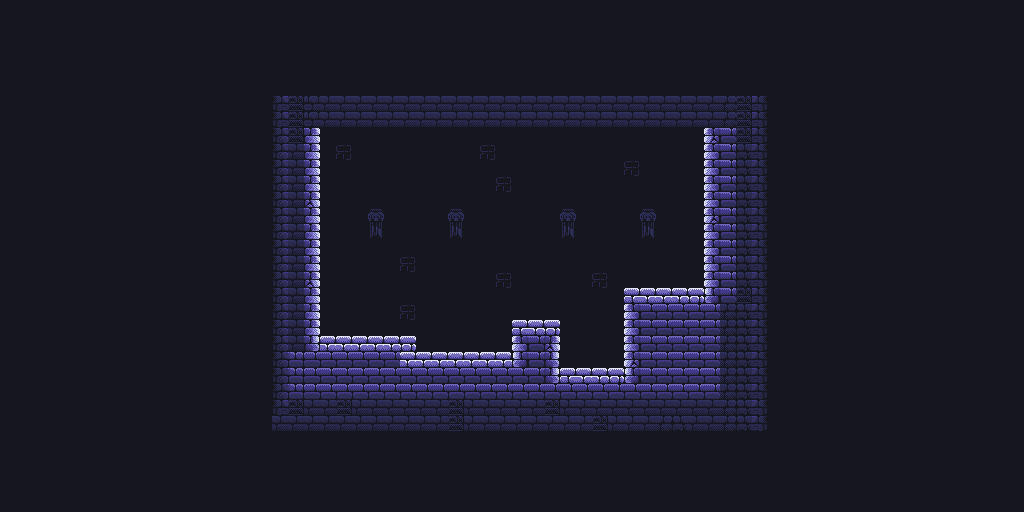

Rendered tile map (Tiled .tmx) drawn with the repository's tilesets; below, a short description and the full map source, tile grids included:
An orthogonal 64x32 tile map with 16x16 px tiles, 1 tile layer (Tile Layer 1) and 9 objects.

<map version="1.10" tiledversion="1.11.2" orientation="orthogonal" renderorder="right-down" width="64" height="32" tilewidth="16" tileheight="16" infinite="0" nextlayerid="3" nextobjectid="15">
 <tileset firstgid="1" source="StatueCatsTileset.tsx" />
 <layer id="1" name="Tile Layer 1" width="64" height="32">
  <data encoding="csv">
10,10,10,10,10,10,10,10,10,10,10,10,10,10,10,10,10,10,10,10,10,10,10,10,10,10,10,10,10,10,10,10,10,10,10,10,10,10,10,10,10,10,10,10,10,10,10,10,10,10,10,10,10,10,10,10,10,10,10,10,10,10,10,10,
10,10,10,10,10,10,10,10,10,10,10,10,10,10,10,10,10,10,10,10,10,10,10,10,10,10,10,10,10,10,10,10,10,10,10,10,10,10,10,10,10,10,10,10,10,10,10,10,10,10,10,10,10,10,10,10,10,10,10,10,10,10,10,10,
10,10,10,10,10,10,10,10,10,10,10,10,10,10,10,10,10,10,10,10,10,10,10,10,10,10,10,10,10,10,10,10,10,10,10,10,10,10,10,10,10,10,10,10,10,10,10,10,10,10,10,10,10,10,10,10,10,10,10,10,10,10,10,10,
10,10,10,10,10,10,10,10,10,10,10,10,10,10,10,10,10,10,10,10,10,10,10,10,10,10,10,10,10,10,10,10,10,10,10,10,10,10,10,10,10,10,10,10,10,10,10,10,10,10,10,10,10,10,10,10,10,10,10,10,10,10,10,10,
10,10,10,10,10,10,10,10,10,10,10,10,10,10,10,10,10,10,10,10,10,10,10,10,10,10,10,10,10,10,10,10,10,10,10,10,10,10,10,10,10,10,10,10,10,10,10,10,10,10,10,10,10,10,10,10,10,10,10,10,10,10,10,10,
10,10,10,10,10,10,10,10,10,10,10,10,10,10,10,10,10,10,10,10,10,10,10,10,10,10,10,10,10,10,10,10,10,10,10,10,10,10,10,10,10,10,10,10,10,10,10,10,10,10,10,10,10,10,10,10,10,10,10,10,10,10,10,10,
10,10,10,10,10,10,10,10,10,10,10,10,10,10,10,10,10,29,12,31,32,32,32,32,32,32,32,32,32,32,32,32,32,32,32,32,32,32,32,32,32,32,32,32,32,33,12,35,10,10,10,10,10,10,10,10,10,10,10,10,10,10,10,10,
10,10,10,10,10,10,10,10,10,10,10,10,10,10,10,10,10,29,12,31,32,32,32,32,32,32,32,32,32,32,32,32,32,32,32,32,32,32,32,32,32,32,32,32,32,33,12,35,10,10,10,10,10,10,10,10,10,10,10,10,10,10,10,10,
10,10,10,10,10,10,10,10,10,10,10,10,10,10,10,10,10,15,12,9,10,10,10,10,10,10,10,10,10,10,10,10,10,10,10,10,10,10,10,10,10,10,10,10,6,25,12,35,10,10,10,10,10,10,10,10,10,10,10,10,10,10,10,10,
10,10,10,10,10,10,10,10,10,10,10,10,10,10,10,10,10,15,32,9,10,3,10,10,10,10,10,10,10,10,3,10,10,10,10,10,10,10,10,10,10,10,10,10,13,25,34,35,10,10,10,10,10,10,10,10,10,10,10,10,10,10,10,10,
10,10,10,10,10,10,10,10,10,10,10,10,10,10,10,10,10,15,32,9,10,10,10,10,10,10,10,10,10,10,10,10,10,10,10,10,10,10,10,3,10,10,10,10,13,25,34,35,10,10,10,10,10,10,10,10,10,10,10,10,10,10,10,10,
10,10,10,10,10,10,10,10,10,10,10,10,10,10,10,10,10,15,32,9,10,10,10,10,10,10,10,10,10,10,10,3,10,10,10,10,10,10,10,10,10,10,10,10,13,25,34,35,10,10,10,10,10,10,10,10,10,10,10,10,10,10,10,10,
10,10,10,10,10,10,10,10,10,10,10,10,10,10,10,10,10,15,32,2,10,10,10,10,10,10,10,10,10,10,10,10,10,10,10,10,10,10,10,10,10,10,10,10,13,25,34,35,10,10,10,10,10,10,10,10,10,10,10,10,10,10,10,10,
10,10,10,10,10,10,10,10,10,10,10,10,10,10,10,10,10,15,32,9,10,10,10,4,10,10,10,10,4,10,10,10,10,10,10,4,10,10,10,10,4,10,10,10,6,25,34,35,10,10,10,10,10,10,10,10,10,10,10,10,10,10,10,10,
10,10,10,10,10,10,10,10,10,10,10,10,10,10,10,10,10,15,32,9,10,10,10,11,10,10,10,10,11,10,10,10,10,10,10,11,10,10,10,10,11,10,10,10,13,25,34,35,10,10,10,10,10,10,10,10,10,10,10,10,10,10,10,10,
10,10,10,10,10,10,10,10,10,10,10,10,10,10,10,10,10,15,32,9,10,10,10,10,10,10,10,10,10,10,10,10,10,10,10,10,10,10,10,10,10,10,10,10,13,25,34,35,10,10,10,10,10,10,10,10,10,10,10,10,10,10,10,10,
10,10,10,10,10,10,10,10,10,10,10,10,10,10,10,10,10,15,32,9,10,10,10,10,10,3,10,10,10,10,10,10,10,10,10,10,10,10,10,10,10,10,10,10,13,25,34,35,10,10,10,10,10,10,10,10,10,10,10,10,10,10,10,10,
10,10,10,10,10,10,10,10,10,10,10,10,10,10,10,10,10,15,32,2,10,10,10,10,10,10,10,10,10,10,10,3,10,10,10,10,10,3,10,10,10,10,10,10,13,25,34,35,10,10,10,10,10,10,10,10,10,10,10,10,10,10,10,10,
10,10,10,10,10,10,10,10,10,10,10,10,10,10,10,10,10,15,32,9,10,10,10,10,10,10,10,10,10,10,10,10,10,10,10,10,10,10,10,17,18,18,18,19,20,25,12,35,10,10,10,10,10,10,10,10,10,10,10,10,10,10,10,10,
10,10,10,10,10,10,10,10,10,10,10,10,10,10,10,10,10,15,32,9,10,10,10,10,10,3,10,10,10,10,10,10,10,10,10,10,10,10,10,13,25,25,25,25,25,33,34,35,10,10,10,10,10,10,10,10,10,10,10,10,10,10,10,10,
10,10,10,10,10,10,10,10,10,10,10,10,10,10,10,10,10,15,32,9,10,10,10,10,10,10,10,10,10,10,10,10,17,18,19,10,10,10,10,13,25,25,25,25,25,33,34,35,10,10,10,10,10,10,10,10,10,10,10,10,10,10,10,10,
10,10,10,10,10,10,10,10,10,10,10,10,10,10,10,10,10,15,32,16,18,18,18,18,18,19,10,10,10,10,10,10,13,25,2,10,10,10,10,13,25,25,25,25,25,33,34,35,10,10,10,10,10,10,10,10,10,10,10,10,10,10,10,10,
10,10,10,10,10,10,10,10,10,10,10,10,10,10,10,10,10,22,23,24,25,25,25,25,25,18,18,18,18,18,18,18,20,25,16,10,10,10,10,6,25,25,25,25,25,33,34,35,10,10,10,10,10,10,10,10,10,10,10,10,10,10,10,10,
10,10,10,10,10,10,10,10,10,10,10,10,10,10,10,10,10,22,23,24,25,25,25,25,25,25,25,25,25,25,25,25,25,25,16,17,18,18,19,20,25,25,25,25,25,33,34,35,10,10,10,10,10,10,10,10,10,10,10,10,10,10,10,10,
10,10,10,10,10,10,10,10,10,10,10,10,10,10,10,10,10,22,23,24,25,25,25,25,25,25,25,25,25,25,25,25,25,25,25,25,25,25,25,25,25,25,25,25,25,33,34,35,10,10,10,10,10,10,10,10,10,10,10,10,10,10,10,10,
10,10,10,10,10,10,10,10,10,10,10,10,10,10,10,10,10,29,12,32,32,12,32,32,32,32,32,32,12,32,32,32,32,32,12,32,32,32,32,32,32,32,32,32,32,33,34,35,10,10,10,10,10,10,10,10,10,10,10,10,10,10,10,10,
10,10,10,10,10,10,10,10,10,10,10,10,10,10,10,10,10,32,32,32,32,32,32,32,32,32,32,32,12,32,32,32,32,32,32,32,32,12,32,32,32,33,34,32,32,33,34,35,10,10,10,10,10,10,10,10,10,10,10,10,10,10,10,10,
10,10,10,10,10,10,10,10,10,10,10,10,10,10,10,10,10,10,10,10,10,10,10,10,10,10,10,10,10,10,10,10,10,10,10,10,10,10,10,10,10,10,10,10,10,10,10,10,10,10,10,10,10,10,10,10,10,10,10,10,10,10,10,10,
10,10,10,10,10,10,10,10,10,10,10,10,10,10,10,10,10,10,10,10,10,10,10,10,10,10,10,10,10,10,10,10,10,10,10,10,10,10,10,10,10,10,10,10,10,10,10,10,10,10,10,10,10,10,10,10,10,10,10,10,10,10,10,10,
10,10,10,10,10,10,10,10,10,10,10,10,10,10,10,10,10,10,10,10,10,10,10,10,10,10,10,10,10,10,10,10,10,10,10,10,10,10,10,10,10,10,10,10,10,10,10,10,10,10,10,10,10,10,10,10,10,10,10,10,10,10,10,10,
10,10,10,10,10,10,10,10,10,10,10,10,10,10,10,10,10,10,10,10,10,10,10,10,10,10,10,10,10,10,10,10,10,10,10,10,10,10,10,10,10,10,10,10,10,10,10,10,10,10,10,10,10,10,10,10,10,10,10,10,10,10,10,10,
10,10,10,10,10,10,10,10,10,10,10,10,10,10,10,10,10,10,10,10,10,10,10,10,10,10,10,10,10,10,10,10,10,10,10,10,10,10,10,10,10,10,10,10,10,10,10,10,10,10,10,10,10,10,10,10,10,10,10,10,10,10,10,10
</data>
 </layer>
 <objectgroup color="#00ff00" id="2" name="Collisions">
  <object id="2" x="304" y="112" width="416" height="16" />
  <object id="3" x="704" y="128" width="16" height="160" />
  <object id="4" x="624" y="288" width="96" height="16" />
  <object id="5" x="624" y="304" width="16" height="80" />
  <object id="6" x="560" y="368" width="64" height="16" />
  <object id="7" x="512" y="320" width="48" height="64" />
  <object id="12" x="304" y="128" width="16" height="208" />
  <object id="13" x="400" y="352" width="112" height="16" />
  <object id="14" x="304" y="336" width="112" height="16" />
 </objectgroup>
</map>